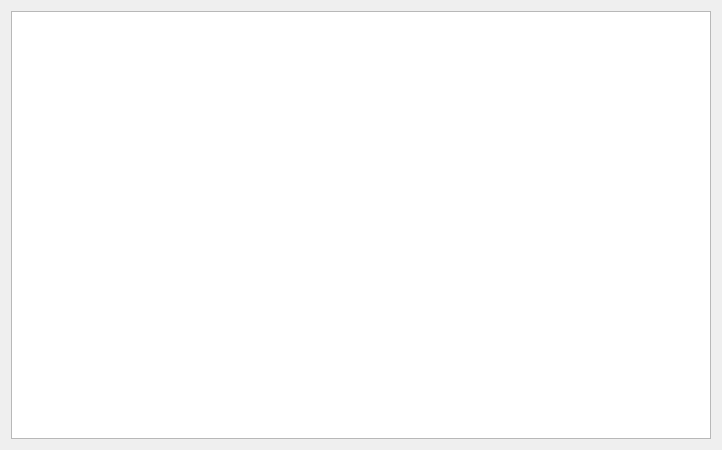
<?xml version="1.0" encoding="UTF-8"?>
<ui version="4.0">
 <class>new_window</class>
 <widget class="QDialog" name="new_window">
  <property name="geometry">
   <rect>
    <x>0</x>
    <y>0</y>
    <width>722</width>
    <height>450</height>
   </rect>
  </property>
  <property name="windowTitle">
   <string>Dialog</string>
  </property>
  <layout class="QGridLayout" name="gridLayout">
   <item row="0" column="0">
    <widget class="QTableView" name="tableView"/>
   </item>
  </layout>
 </widget>
 <resources/>
 <connections/>
</ui>
